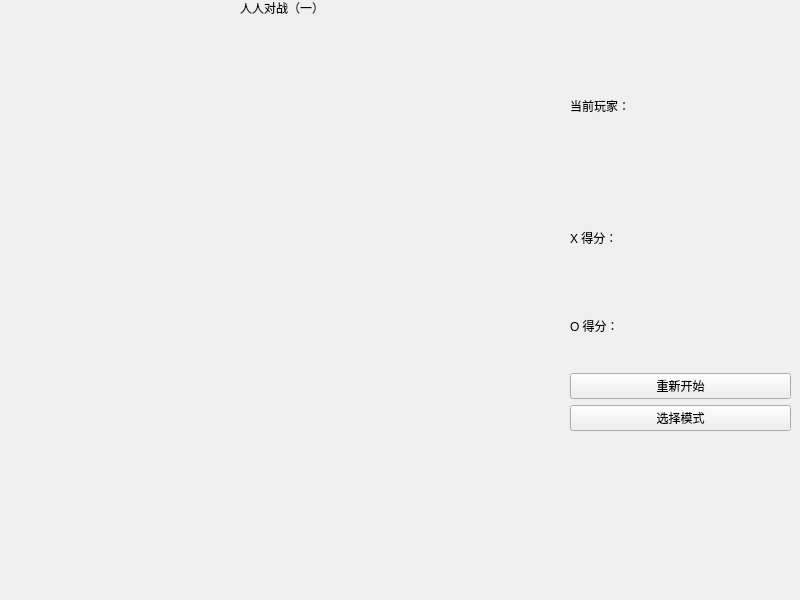
<?xml version="1.0" encoding="UTF-8"?>
<ui version="4.0">
 <class>playTogether</class>
 <widget class="QWidget" name="playTogether">
  <property name="geometry">
   <rect>
    <x>0</x>
    <y>0</y>
    <width>800</width>
    <height>600</height>
   </rect>
  </property>
  <property name="windowTitle">
   <string>playTogether</string>
  </property>
  <widget class="QWidget" name="layoutWidget">
   <property name="geometry">
    <rect>
     <x>570</x>
     <y>20</y>
     <width>221</width>
     <height>411</height>
    </rect>
   </property>
   <layout class="QVBoxLayout" name="verticalLayout_3">
    <item>
     <layout class="QHBoxLayout" name="horizontalLayout">
      <item>
       <widget class="QLabel" name="label">
        <property name="text">
         <string>当前玩家：</string>
        </property>
       </widget>
      </item>
      <item>
       <widget class="QLabel" name="nextTurn">
        <property name="text">
         <string/>
        </property>
       </widget>
      </item>
     </layout>
    </item>
    <item>
     <layout class="QVBoxLayout" name="verticalLayout_2">
      <item>
       <layout class="QHBoxLayout" name="horizontalLayout_2">
        <item>
         <widget class="QLabel" name="label_2">
          <property name="text">
           <string>X 得分：</string>
          </property>
         </widget>
        </item>
        <item>
         <widget class="QLabel" name="xscorelabel">
          <property name="text">
           <string/>
          </property>
         </widget>
        </item>
       </layout>
      </item>
      <item>
       <layout class="QHBoxLayout" name="horizontalLayout_3">
        <item>
         <widget class="QLabel" name="label_3">
          <property name="text">
           <string>O 得分：</string>
          </property>
         </widget>
        </item>
        <item>
         <widget class="QLabel" name="oscorelabel">
          <property name="text">
           <string/>
          </property>
         </widget>
        </item>
       </layout>
      </item>
     </layout>
    </item>
    <item>
     <layout class="QVBoxLayout" name="verticalLayout">
      <item>
       <widget class="QPushButton" name="restartGame">
        <property name="text">
         <string>重新开始</string>
        </property>
       </widget>
      </item>
      <item>
       <widget class="QPushButton" name="returnToSelect">
        <property name="text">
         <string>选择模式</string>
        </property>
       </widget>
      </item>
     </layout>
    </item>
   </layout>
  </widget>
  <widget class="QLabel" name="gamePattern">
   <property name="geometry">
    <rect>
     <x>240</x>
     <y>0</y>
     <width>111</width>
     <height>16</height>
    </rect>
   </property>
   <property name="text">
    <string>人人对战（一）</string>
   </property>
  </widget>
 </widget>
 <resources/>
 <connections>
  <connection>
   <sender>returnToSelect</sender>
   <signal>clicked()</signal>
   <receiver>playTogether</receiver>
   <slot>close()</slot>
   <hints>
    <hint type="sourcelabel">
     <x>678</x>
     <y>392</y>
    </hint>
    <hint type="destinationlabel">
     <x>556</x>
     <y>460</y>
    </hint>
   </hints>
  </connection>
 </connections>
</ui>
